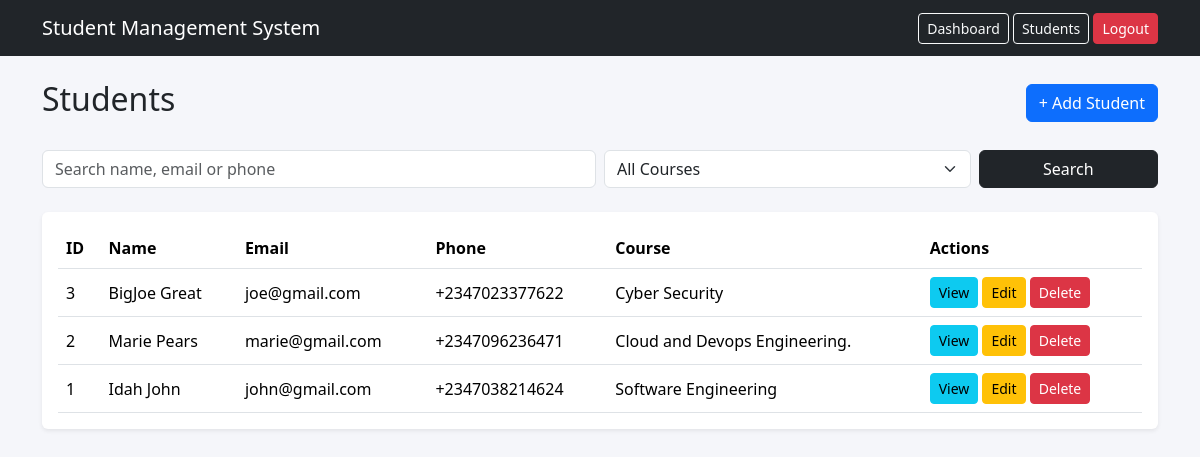
The page /students (signed in) on the database as committed earlier.
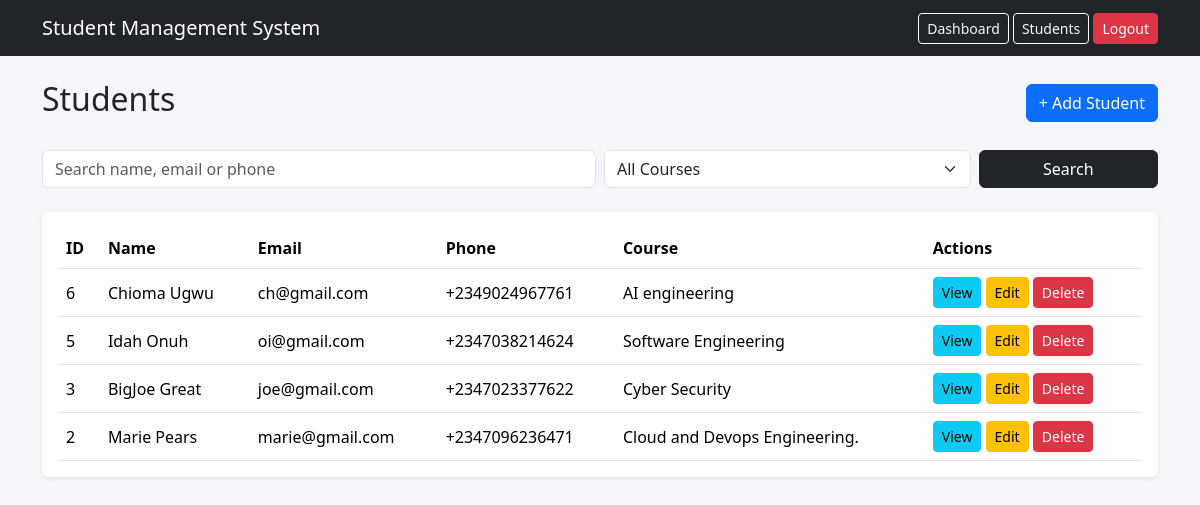
The same page on the database as committed later.
### tables this page shows
CREATE TABLE students (
            id INTEGER PRIMARY KEY AUTOINCREMENT,
            name TEXT NOT NULL,
            email TEXT NOT NULL UNIQUE,
            phone TEXT NOT NULL,
            course TEXT NOT NULL,
            gender TEXT NOT NULL,
            date_of_birth TEXT,
            address TEXT,
            registration_date TIMESTAMP DEFAULT CURRENT_TIMESTAMP
        );

### app.py (the view, shortened to what this page needs)
@app.route("/students")
@login_required
def students():
    search = request.args.get("search", "")
    course = request.args.get("course", "")
    conn = get_db_connection()
    query = "SELECT * FROM students WHERE 1=1"
    parameters = []
    if course:
        query += " AND course = ?"
        parameters.append(course)
    query += " ORDER BY id DESC"
    students = conn.execute(
        query,
        parameters
    ).fetchall()
    courses = conn.execute("""
        SELECT DISTINCT course
        FROM students
        ORDER BY course
    """).fetchall()
    conn.close()
    return render_template(
        "index.html",
        students=students,
        courses=courses,
        search=search,
        selected_course=course
    )

### app.py (called while the page is built)
def get_db_connection():
    conn = sqlite3.connect(DATABASE)
    conn.row_factory = sqlite3.Row
    return conn

def login_required(function):
    @wraps(function)
    def wrapper(*args, **kwargs):
        if "logged_in" not in session:
            return redirect(url_for("login"))
        return function(*args, **kwargs)
    return wrapper

### templates/index.html (shortened to what this page needs)
{% extends "base.html" %}
{% block content %}
<div class="d-flex justify-content-between align-items-center mb-4">
    <h2>Students</h2>
    <a
        href="{{ url_for('add_student') }}"
        class="btn btn-primary">
        + Add Student
    </a>
</div>
<form method="GET" class="row g-2 mb-4">
    <div class="col-md-6">
        <input
            type="text"
            name="search"
            value="{{ search }}"
            class="form-control"
            placeholder="Search name, email or phone">
    </div>
    <div class="col-md-4">
        <select
            name="course"
            class="form-select">
            <option value="">
                All Courses
            </option>
        </select>
    </div>
    <div class="col-md-2">
        <button
            class="btn btn-dark w-100">
            Search
        </button>
    </div>
</form>
<div class="card shadow-sm">
    <div class="card-body">
        <div class="table-responsive">
            <table class="table table-hover align-middle">
                <thead>
                    <tr>
                        <th>ID</th>
                        <th>Name</th>
                        <th>Email</th>
                        <th>Phone</th>
                        <th>Course</th>
                        <th>Actions</th>
                    </tr>
                </thead>
                <tbody>
                    {% for student in students %}
                    <tr>
                        <td>
                            {{ student["id"] }}
                        </td>
                        <td>
                            {{ student["name"] }}
                        </td>
                        <td>
                            {{ student["email"] }}
                        </td>
                        <td>
                            {{ student["phone"] }}
                        </td>
                        <td>
                            {{ student["course"] }}
                        </td>
                        <td>
                            <a
                                href="{{ url_for(
                                    'details',
                                    id=student['id']
                                ) }}"
                                class="btn btn-info btn-sm">
                                View
                            </a>
                            <a
                                href="{{ url_for(
                                    'edit_student',
                                    id=student['id']
                                ) }}"
                                class="btn btn-warning btn-sm">
                                Edit
                            </a>
                            <form
                                method="POST"
                                action="{{ url_for(
                                    'delete_student',
                                    id=student['id']
                                ) }}"
                                class="d-inline">
                                <button
                                    type="submit"
                                    class="btn btn-danger btn-sm delete-button">
                                    Delete
                                </button>
                            </form>
                        </td>
                    </tr>
                    {% endfor %}
                </tbody>
            </table>
        </div>
    </div>
</div>
{% endblock %}

### templates/base.html (shortened to what this page needs)
<!DOCTYPE html>
<html lang="en">
<head>
    <link
        href="https://cdn.jsdelivr.net/npm/bootstrap@5.3.3/dist/css/bootstrap.min.css"
        rel="stylesheet">
    <link
        rel="stylesheet"
        href="{{ url_for('static', filename='css/style.css') }}">
</head>
<body>
<nav class="navbar navbar-dark bg-dark">
    <div class="container">
        <a class="navbar-brand"
           href="{{ url_for('dashboard') }}">
            Student Management System
        </a>
        {% if session.get("logged_in") %}
        <div>
            <a
                href="{{ url_for('dashboard') }}"
                class="btn btn-outline-light btn-sm">
                Dashboard
            </a>
            <a
                href="{{ url_for('students') }}"
                class="btn btn-outline-light btn-sm">
                Students
            </a>
            <a
                href="{{ url_for('logout') }}"
                class="btn btn-danger btn-sm">
                Logout
            </a>
        </div>
        {% endif %}
    </div>
</nav>
<div class="container mt-4">
    {% block content %}
    {% endblock %}
</div>
</body>
</html>

### static/css/style.css (style rules this page uses)
body { background-color: #f5f6fa; }
.navbar { margin-bottom: 20px; }
.card { border: none; }
table { background-color: white; }
.table { margin-bottom: 0; }

Rows that differ between the two databases and show on the page:
removed students: id "1", name "Idah John", email "john@gmail.com", phone "+2347038214624", course "Software Engineering"
added students: id "6", name "Chioma Ugwu", email "ch@gmail.com", phone "+2349024967761", course "AI engineering"
added students: id "5", name "Idah Onuh", email "oi@gmail.com", phone "+2347038214624", course "Software Engineering"
